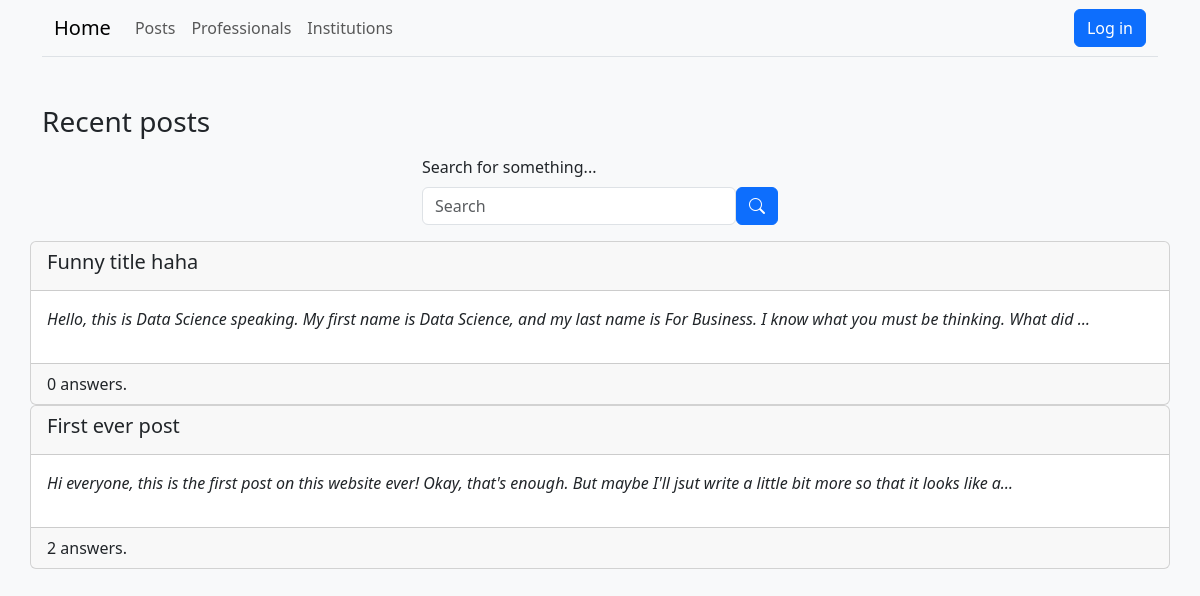
The app's page /, older data.
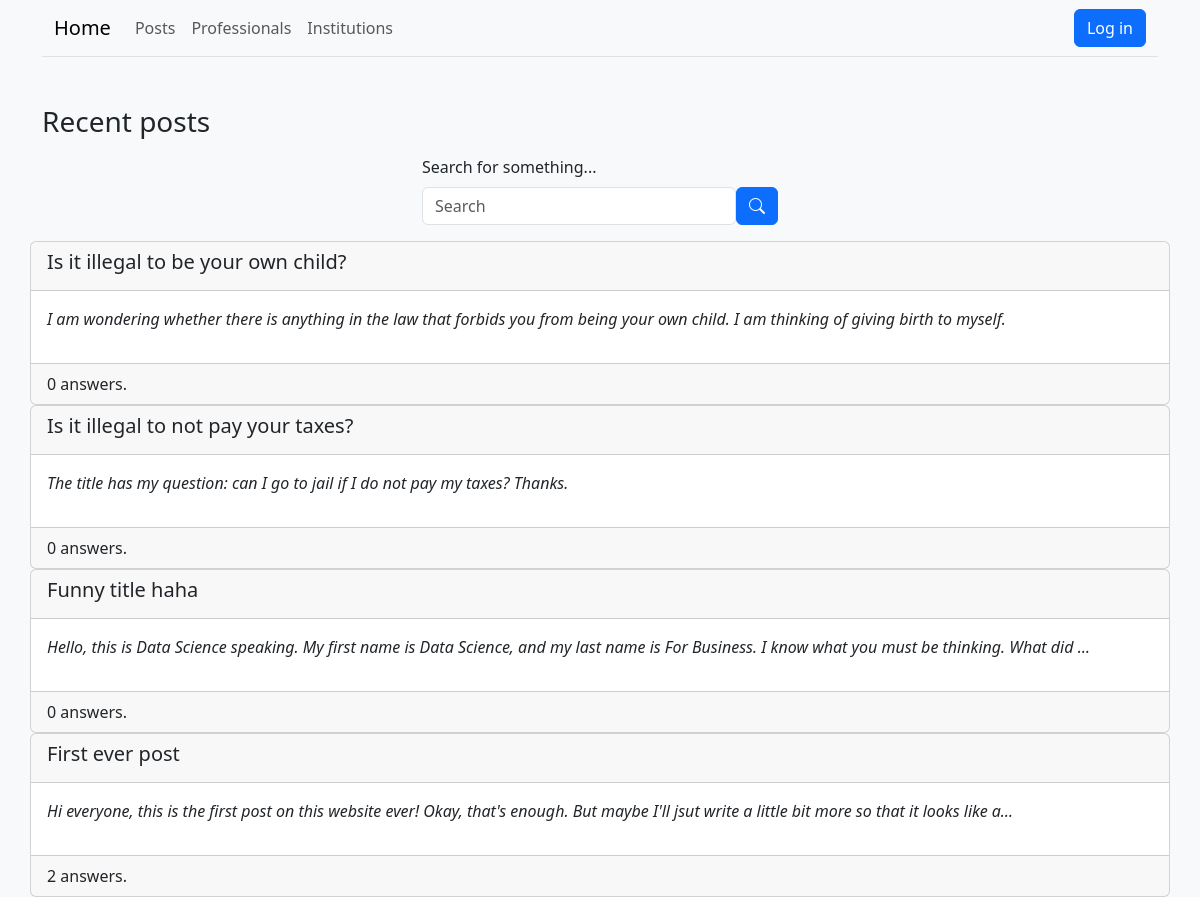
The same page, newer data.
### post/models.py (models this page shows)
class Info(models.Model):
    title = models.CharField(max_length=100)
    content = models.TextField()
    time_posted = models.DateTimeField(auto_now_add=True)
    class Meta:
        abstract = True

class Post(Info):
    author = models.ForeignKey(UserProfile, on_delete=models.CASCADE, related_name="posts")
    categories = models.ManyToManyField(Category, related_name="posts")

### core/views.py (the view)
# urls.py: path("", views.home, name="home"),
def home(request):
    posts = Post.objects.order_by("-time_posted")[:5]
    context = {
        "title" : "Home",
        "posts" : posts
    }
    return render(request, "core/home.html", context=context)

### core/templates/core/home.html
{% extends "base.html" %}
{% block content %}
    <h3>Recent posts</h3>
    {% include "search/search_bar.html" %}
    <div class="row">
        {% for post in posts %}
            {% include "post/post_preview.html" with post=post %}
        {% endfor %}
    </div>
{% endblock %}

### post/templates/post/post_preview.html
<a href="{% url 'view_post' post.id %}" class="text-decoration-none popout px-0">
    <div class="card">
        <div class="card-header"><h5>{{ post.title }}</h5></div>
        <div class="card-body"><p class="fst-italic">{{ post.content|truncatechars:150 }}</p></div>
        <div class="card-footer">{{ post.answers.count }} answer{{ post.answers.count|pluralize }}.</div>
    </div>
</a>

Row changes from the older to the newer data that the page shows:
added Post: title "Is it illegal to be your own child?", content "I am wondering whether there is anything in the law that forbids you from being your own child. I am thinking of giving birth to myself.", answers.count "0"
added Post: title "Is it illegal to not pay your taxes?", content "The title has my question: can I go to jail if I do not pay my taxes? Thanks.", answers.count "0"
